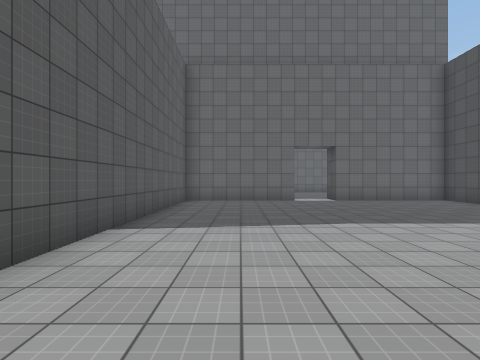
View 1 (above)

16 first-person views from a walk through a 3-D level made in the Unity game engine. The camera is 1.5 m above the floor, looks level and sees 80° across. The floor is counted in squares, 2 m on a side. Each view is taken from the middle of a square. On the plan, view 1 faces up. The plan holds only what a view shows up to about 10 squares ahead; the rest is blank. The place goes on beyond the plan. The player is left out. Door leaves are left out, so doorways stand open. Surface patterns are stand-ins for the level's own textures.

View 2
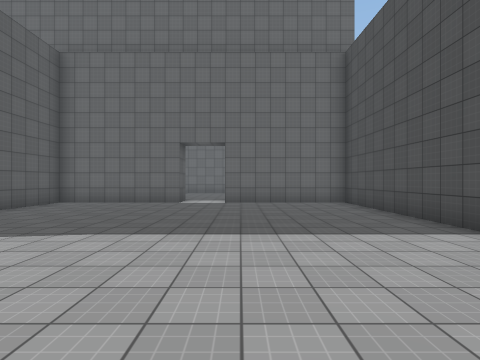

View 3
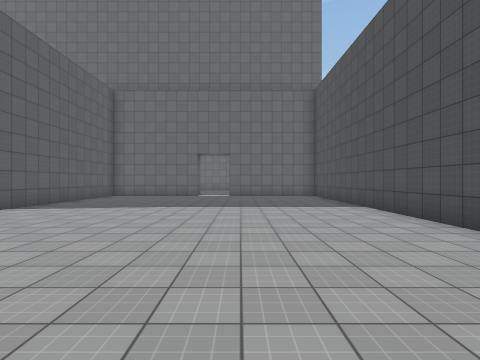

View 4
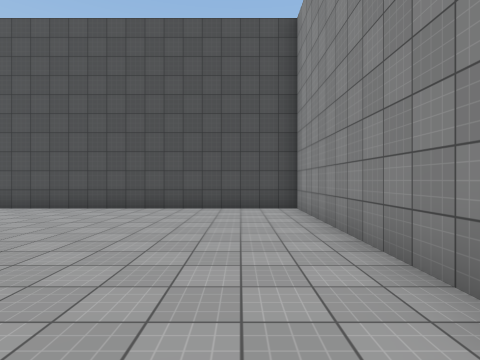

View 5
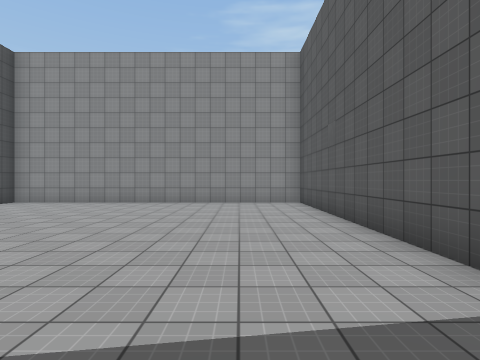

View 6
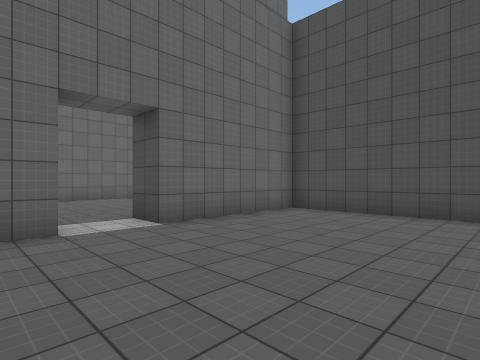

View 7
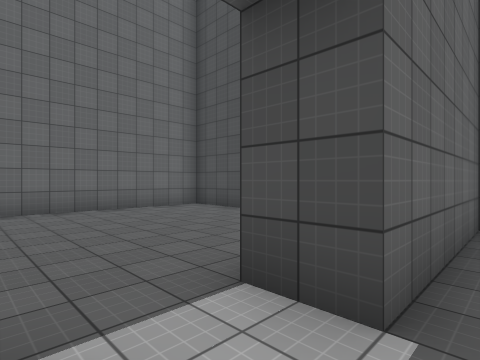

View 8
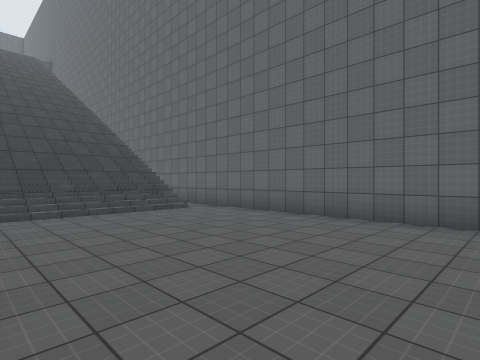

View 9
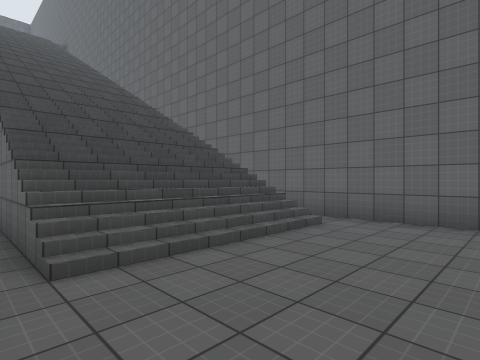

View 10
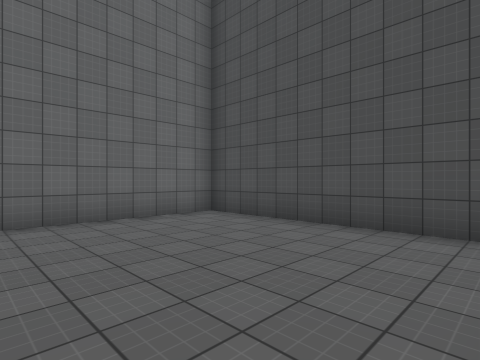

View 11
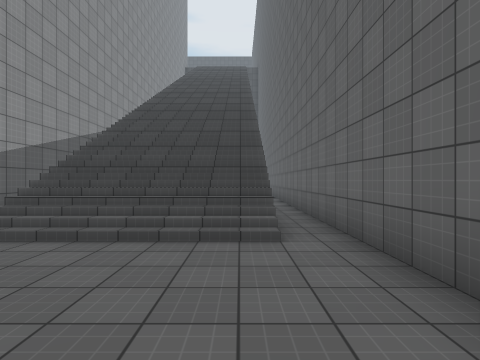

View 12
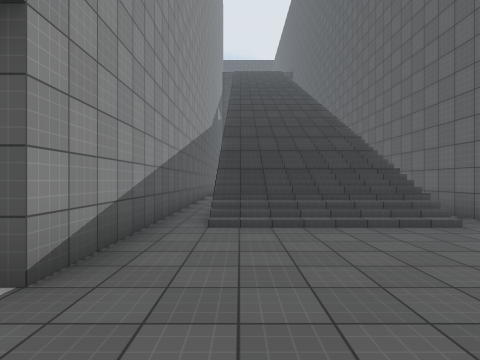

View 13
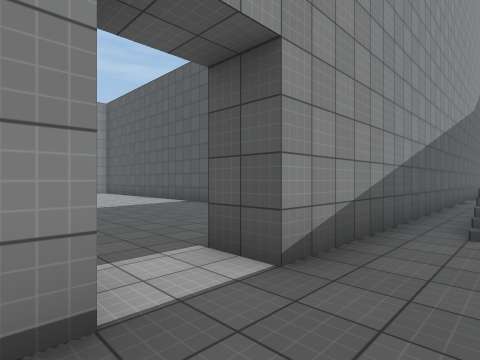

View 14
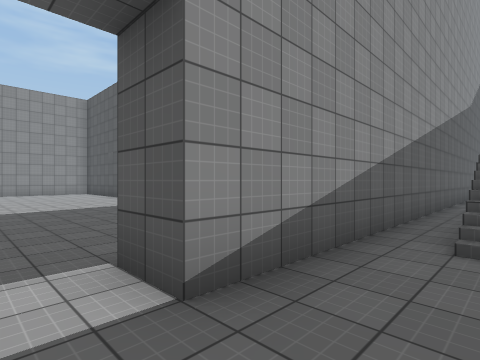

View 15
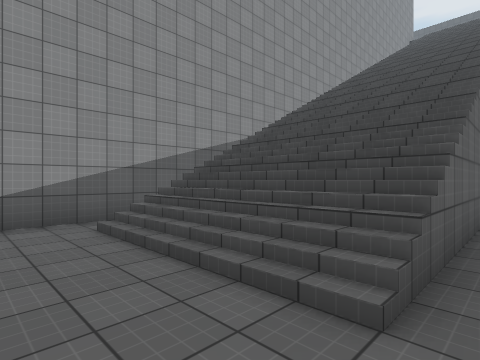

View 16
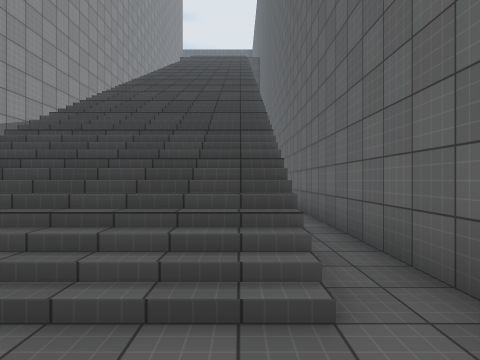

### Floor plan
Key: @ floor where view 1 was taken; # wall or solid block; . floor; / step, stairs or slope; D open door.
Columns run from 11 left of view 1 to 8 right of it. Each row starts with its distance up from view 1.
 18    #################
 17      ..............#
 16 ///////////........#
 15 ///////////........#
 14  //////////........#
 13  //////////........#
 12    ................#
 11  ############DD#####
 10          #.........#
  9          #.........#
  8          #.........#
  7          #.........#
  6          #.........#
  5          #.........#
  4          #.........#
  3          #.........#
  2          #.........#
  1          #.........#
  0          #.@.......#
 -1          #.........#
 -2          #.........#
 -3          #.........#
 -4          ###########

Where each view was taken, in squares from view 1:
view 1: 0 up, 0 right, facing up
view 2: 1 up, 4 right, facing up
view 3: 3 down, 4 right, facing up
view 4: 2 down, 0 right, facing right
view 5: 6 up, 0 right, facing down
view 6: 6 up, 1 right, facing up-right
view 7: 10 up, 2 right, facing up-right
view 8: 12 up, 6 right, facing up-left
view 9: 12 up, 2 right, facing up-left
view 10: 12 up, 3 right, facing up-right
view 11: 16 up, 3 right, facing left
view 12: 13 up, 4 right, facing left
view 13: 13 up, 4 right, facing down-left
view 14: 13 up, 3 right, facing down-left
view 15: 17 up, 1 right, facing down-left
view 16: 16 up, 1 right, facing left
